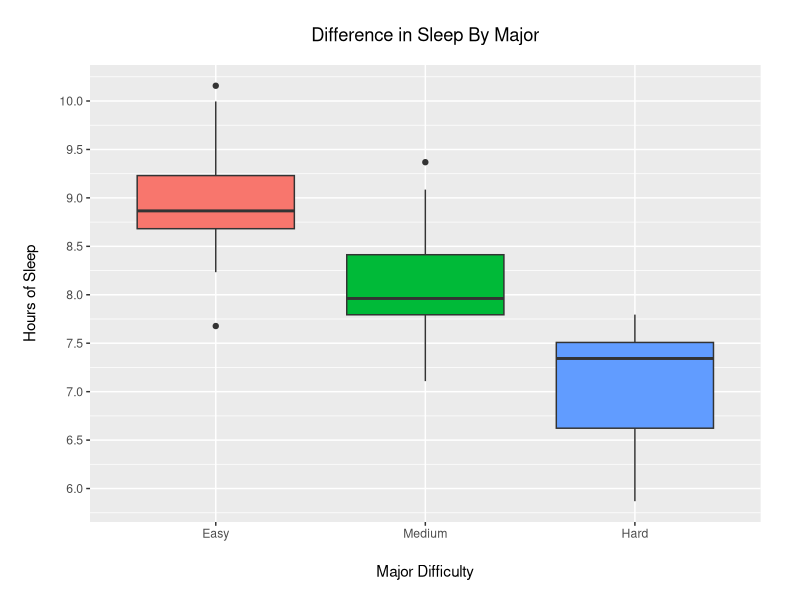
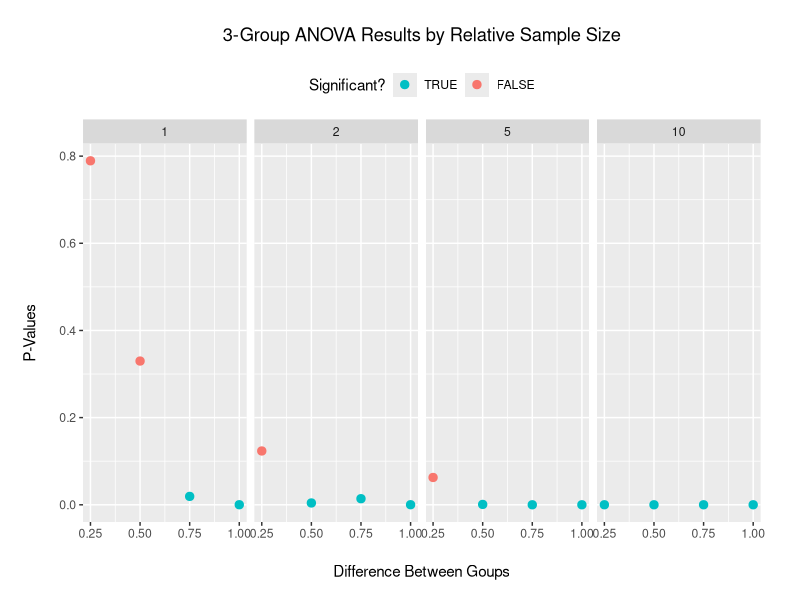

Write the R code that produced these figures, in order.
## ---- chunk 1
knitr::opts_chunk$set(echo = TRUE)
## ---- chunk 2

major = rep(c("E","M","H"), c(30,50,20))
sleep = c(rnorm(30,9,0.5),
          rnorm(50,8,0.5),
          rnorm(20,7,0.5))

df <- data.frame(major=factor(major, levels=c("E","M","H")),
                 sleep=sleep)

str(df)

## ---- chunk 3

mod <- aov(sleep ~ major, data=df)

anova(mod)

## - - - - - - -

library(ggplot2)

ggplot(df, aes(x=major, y=sleep)) +
  
  geom_boxplot(aes(fill=major)) +
  
  scale_x_discrete(labels=c("Easy","Medium","Hard")) +
  
  scale_y_continuous(breaks=seq(6,10,0.5)) +
  
  labs(title="Difference in Sleep By Major",
       x="Major Difficulty",
       y="Hours of Sleep") +
  
  theme(plot.title=element_text(hjust=0.5, vjust=4),
        plot.subtitle=element_text(hjust=0.5, vjust=4),
        plot.caption=element_text(vjust=-7),
        axis.title.x=element_text(vjust=-4),
        axis.title.y=element_text(vjust=5),
        plot.margin=margin(1, 1, 1, 1, "cm"),
        legend.position="none")

## ---- chunk 4

################################################################################

## FUNCTION: fake_data_analysis

## built-in: levels         =     E    /  M  /    H
## built-in: group sizes    =     3    /  5  /    2
## built-in: means          =  mid-dif / mid / mid+dif

## input: mid     = middle value          ~ any real
## input: dif     = effect size           ~ any real
## input: sigma   = variance              ~ >= 0
## input: n       = sample size factor    ~ >= 1

## output: `aov` model

## -----------------------------------------------------------------------------

fake_data_analysis = function(mid=8, dif=-1, sigma=0.5, n=10){
  
  ## making data
  
  M = c(mid-dif, mid, mid+dif)
  
  N = n * c(3,5,2)
  
  major = rep(c("E","M","H"), N)
  
  sleep = c(rnorm(N[1],M[1],sigma),
            rnorm(N[2],M[2],sigma),
            rnorm(N[3],M[3],sigma))
  
  df <- data.frame(major=factor(major, levels=c("E","M","H")),
                  sleep=sleep)
  
  ## fitting model
  
  mod <- anova(aov(sleep ~ major, data=df))
  
  ## output
  
  return(mod$`Pr(>F)`[1])
  
}

################################################################################

set.seed(91)

for (i in 1:5){
  cat("Try", i, ": p-value =", signif(fake_data_analysis(),3), "\n")
}

## ---- chunk 5

set.seed(91)

x.dif = c(0.25, 0.5, 0.75, 1)
x.n = c(1, 2, 5, 10)

x.out = rep(NA, length(x.dif)*length(x.n))

count = 0

for (i in 1:length(x.dif)){
  
  for (j in 1:length(x.n)){
    
    count = count + 1
    x.out[count] = fake_data_analysis(mid=8, dif=x.dif[i], sigma=0.5, n=x.n[j])
    
  }
  
}

results = data.frame(effect.size = rep(x.dif, rep(length(x.n),length(x.dif))),
                     sample.size = rep(x.n, length(x.dif)),
                     pvalues = x.out,
                     significant = x.out<0.05)

ggplot(results, aes(x=effect.size, y=pvalues, color=significant)) +
  
  geom_point(size=2.5) +
  
  facet_wrap(~sample.size, nrow=1) +
  
  scale_x_continuous(breaks=seq(0,1,0.25)) +
  
  scale_color_manual(breaks = c(TRUE, FALSE),
                     values = scales::hue_pal(direction=-1)(2)) +
  
  labs(title="3-Group ANOVA Results by Relative Sample Size",
       x="Difference Between Goups",
       y="P-Values",
       color="Significant?") +
   
   theme(plot.title=element_text(hjust=0.5, vjust=4),
         plot.subtitle=element_text(hjust=0.5, vjust=4),
         plot.caption=element_text(vjust=-7),
         axis.title.x=element_text(vjust=-4),
         axis.title.y=element_text(vjust=5),
         plot.margin=margin(1, 1, 1, 1, "cm"),
         legend.position="top")

## ---- chunk 6

set.seed(91)

for (i in 1:5){
  cat("Try", i, ": p-value =", signif(fake_data_analysis(mid=8, dif=-1, sigma=0.5, n=1),3), "\n")
}

